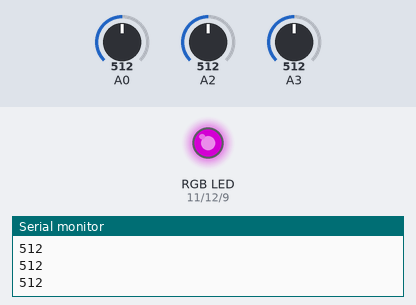
Simulated run of this sketch. Board: Arduino Uno, built with avr-gcc and run on an emulated ATmega328P. On the bench: an RGB LED mixed from three pins (HIGH = lit), the last lines printed to the serial monitor. The test bench sets the inputs (shaded band); at power-on: A3 = 512, A0 = 512, A2 = 512. Dim RGB values are drawn brighter than linear.

Above: at 1.2 s.
1.3 s: A3 set to 532
At 2.0 s:
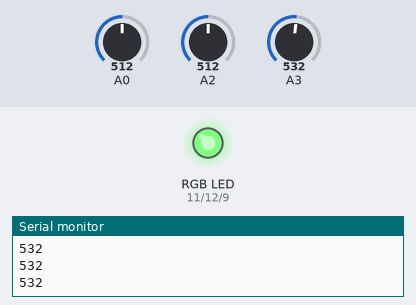
2.8 s: A0 set to 716
At 3.3 s:
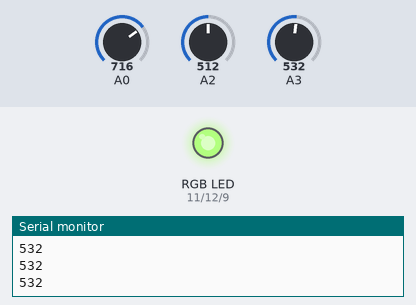
4.3 s: A2 set to 716
At 4.7 s:
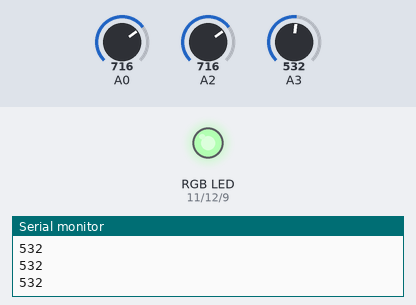
5.8 s: A3 set to 511
At 7.0 s:
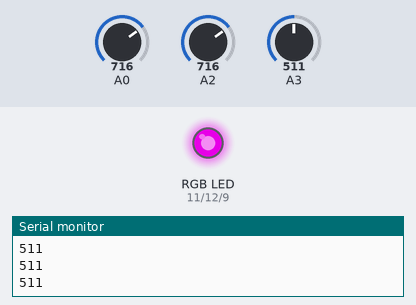
7.3 s: A0 set to 900
At 8.4 s:
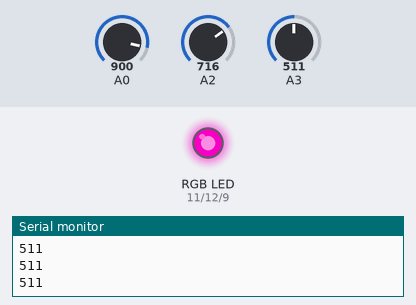
8.8 s: A2 set to 900
At 9.7 s:
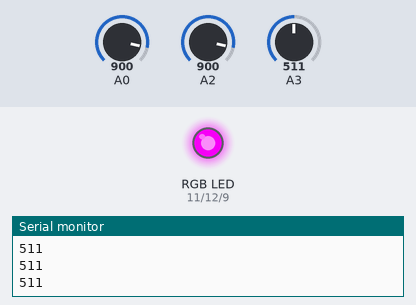
Timing chart, 0 to 11.3 s (numbered marks = the images above; inputs shaded):
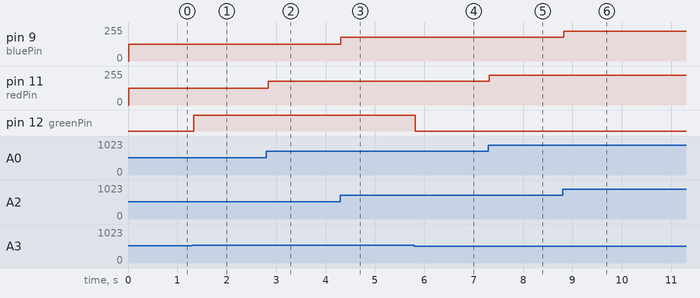

The sketch:

day7_1.ino
```cpp
int redPin = 11;
int greenPin = 12;
int bluePin = 9;

void RGB(int r, int g, int b);

void setup() {
 Serial.begin(9600);
}

void loop() {
int rvalue = analogRead(A0);
int gvalue = analogRead(A3);
Serial.println(gvalue);
delay(15);
int bvalue = analogRead(A2);

int R = map(rvalue, 0 , 1023 , 0 , 255);
int G = map(gvalue, 0 , 1023 , 0 , 255);
int B = map(bvalue, 0 , 1023 , 0 , 255);

RGB(R, G, B);

delay(15);
}

void RGB(int r, int g, int b){
  analogWrite(redPin, r);
  analogWrite(greenPin, g);
  analogWrite(bluePin, b);

  }
```

Measured:
- the behaviour switches between 513 and 514 on A3 (found by bisection; images 0 and 1)
- after the input at 1.3 s, pin 12 (greenPin): LOW → HIGH at once
- after the input at 2.8 s, pin 11 (redPin): 127/255 → 178/255 at once
- after the input at 4.3 s, pin 9 (bluePin): 127/255 → 178/255 at once
- after the input at 5.8 s, pin 12 (greenPin): HIGH → LOW at once
- after the input at 7.3 s, pin 11 (redPin): 178/255 → 224/255 at once
- after the input at 8.8 s, pin 9 (bluePin): 178/255 → 224/255 at once
